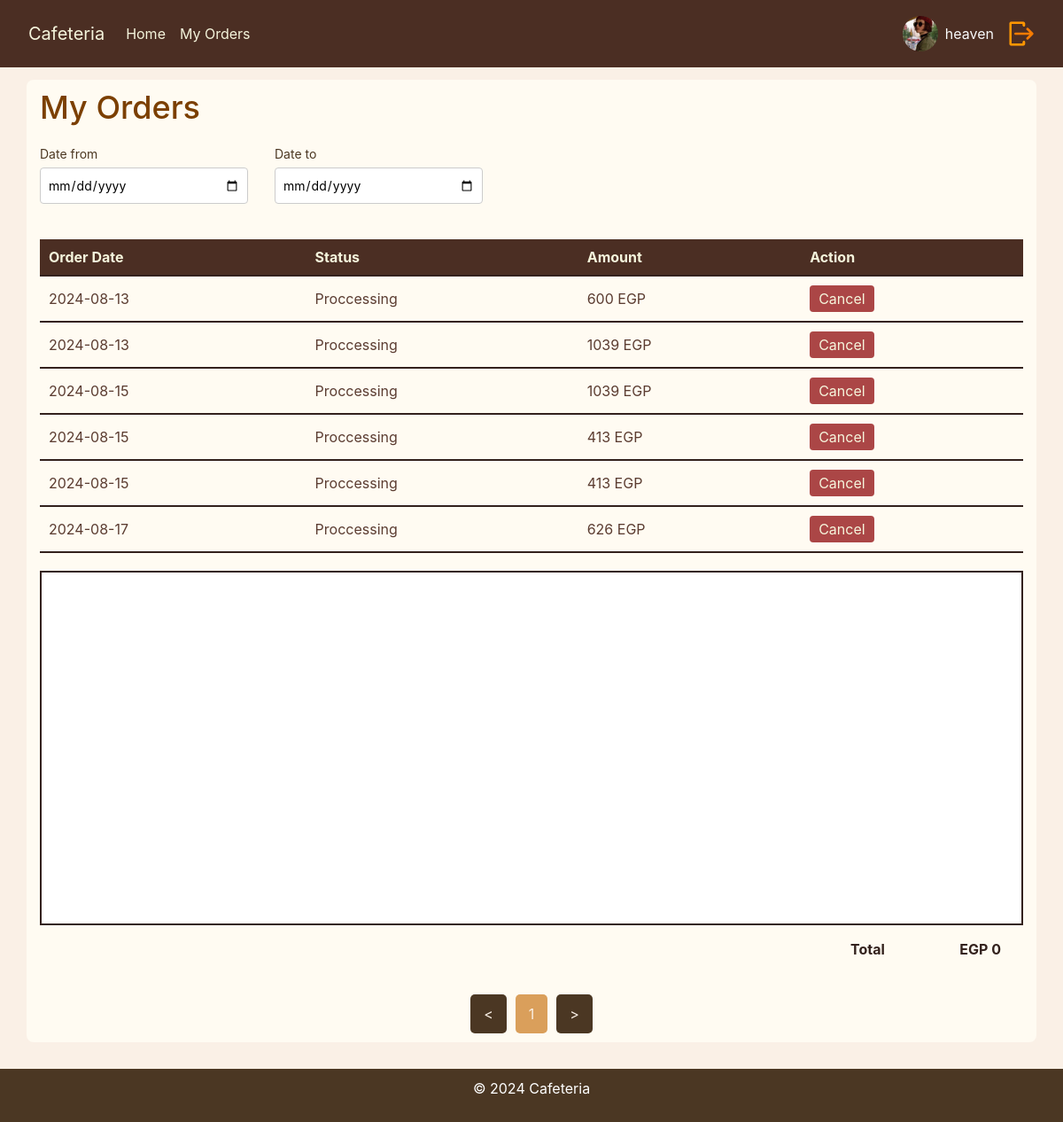
/my_orders.php (signed in), run on the app's committed database.
### tables this page shows
CREATE TABLE `users` (
  `id` int(11) NOT NULL,
  `name` text NOT NULL,
  `email` varchar(100) NOT NULL,
  `password` varchar(100) NOT NULL,
  `room_id` int(11) NOT NULL,
  `ext` int(11) NOT NULL,
  `image` text NOT NULL,
  `perm_id` int(11) NOT NULL
);

CREATE TABLE `orders` (
  `id` int(11) NOT NULL,
  `user_id` int(11) NOT NULL,
  `date` date NOT NULL,
  `room` int(11) NOT NULL,
  `ext` text NOT NULL,
  `comment` text NOT NULL,
  `total` int(11) NOT NULL,
  `status` int(11) NOT NULL
);

CREATE TABLE `order_status` (
  `id` int(11) NOT NULL,
  `name` text NOT NULL
);

### functions/db_class.php (called while the page is built, shortened)
<?php
class Database
{
    private $conn;
    public function connect($host, $username, $password, $dbname)
    {
        $dsn = "mysql:host=$host;dbname=$dbname;charset=utf8mb4";
        try {
            $this->conn = new PDO($dsn, $username, $password);
            $this->conn->setAttribute(PDO::ATTR_ERRMODE, PDO::ERRMODE_EXCEPTION);
        } catch (PDOException $e) {
            echo "Connection failed: " . $e->getMessage();
        }
    }
    public function getRow($table, $field, $value)
    {
        $sql = "SELECT * FROM $table WHERE $field = ?";
        $stmt = $this->conn->prepare($sql);
        $stmt->execute([$value]);
        return $stmt->fetch(PDO::FETCH_ASSOC);
    }
    public function getAll($table, $field, $value)
    {
        $sql = "SELECT * FROM $table WHERE $field = ?";
        $stmt = $this->conn->prepare($sql);
        $stmt->execute([$value]);
        return $stmt->fetchAll(PDO::FETCH_ASSOC);
    }
}

### my_orders.php (the view, shortened to what this page needs)
<?php
include 'design/header.php';
$user_id = $_SESSION['id'];
$date_from = isset($_GET['date_from']) ? $_GET['date_from'] : null;
$date_to = isset($_GET['date_to']) ? $_GET['date_to'] : null;
if ($date_from && $date_to) {
    $query = "SELECT * FROM orders WHERE user_id = ? AND date >= ? AND date <= ?";
    $orders = $db->getRows($query, [$user_id, $date_from, $date_to]);
} else {
    $orders = $db->getAll('orders', 'user_id', $user_id);
}
?>
<!DOCTYPE html>
<html lang="en">
<head>
    <link rel="stylesheet" href="css/myorders.css">
    <link rel="stylesheet" href="https://stackpath.bootstrapcdn.com/bootstrap/4.5.2/css/bootstrap.min.css">
    <link rel="stylesheet" href="css/header.css">
    <link rel="stylesheet" href="css/footer.css">
</head>
<body>
    <div class="container">
        <main>
            <h1>My Orders</h1>
            <div class="filter-section">
                <form method="GET" action="" id="filter-form">
                    <div class="date-picker">
                        <label for="date-from">Date from</label>
                        <input type="date" id="date-from" name="date_from" value="<?php echo htmlspecialchars($date_from); ?>">
                    </div>
                    <div class="date-picker">
                        <label for="date-to">Date to</label>
                        <input type="date" id="date-to" name="date_to" value="<?php echo htmlspecialchars($date_to); ?>">
                    </div>
                </form>
            </div>
            <table class="order-table">
                <thead>
                    <tr>
                        <th>Order Date</th>
                        <th>Status</th>
                        <th>Amount</th>
                        <th>Action</th>
                    </tr>
                </thead>
                <tbody id="order-list">
                    <?php if (!empty($orders)) :
                        foreach ($orders as $order) {
                            $status_name = $db->getRow('order_status', 'id', $order['status']);
                            ?>
                            <tr class="order-row" data-order-id="<?php echo $order['id']; ?>" data-total="<?php echo $order['total']; ?>">
                                <td><?php echo $order['date']; ?></td>
                                <td><?php echo $status_name['name']; ?></td>
                                <td><?php echo $order['total']; ?> EGP</td>
                                <td>
                                    <?php if ($order['status'] == '1') : ?>
                                        <button class="cancel-btn" data-order-id="<?php echo $order['id']; ?>">Cancel</button>
                                    <?php endif; ?>
                                </td>
                            </tr>
                        <?php } ?>
                    <?php else : ?>
                        <tr>
                            <td colspan="4">No orders found.</td>
                        </tr>
                    <?php endif; ?>
                </tbody>
            </table>
            <div id="order-items-container">
            </div>
            <div class="total">
                <span>Total</span>
                <span id="total-price">EGP 0</span>
            </div>
            <div class="pagination mt-4">
                <button class="prev-page">&lt;</button>
                <span class="page-number">1</span>
                <button class="next-page">&gt;</button>
            </div>
        </main>
    </div>
    <?php
    require "design/footer.php";
    ?>
</body>
</html>

### design/header.php (shortened to what this page needs)
<?php
require "functions/connect.php";
require "functions/db_class.php";
if (isset($_SESSION['login'])) {
    $db = new Database();
    $db->connect($db_host, $db_user, $db_pass, $db_name);
    $table = 'users';
    $field = 'id';
    $id = $_SESSION['id'];
    $data = $db->getRow($table, $field, $id);
} else {
    session_destroy();
    header("Location: login.php");
}
?>
<header>
    <nav class="navbar navbar-expand-lg navbar-dark">
        <a class="navbar-brand mx-3" href="home.php">Cafeteria</a>
        <div class="collapse navbar-collapse" id="navbarNav">
            <ul class="navbar-nav mr-auto">
                <li class="nav-item"><a class="nav-link" href="home.php">Home</a></li>
                <li class="nav-item"><a class="nav-link" href="my_orders.php">My Orders</a></li>
            </ul>
            <div class="navbar-nav ml-auto">
                <div class="d-flex align-items-center">
                    <img src="<?php echo $data['image'] ?>" alt="User Photo" class="rounded-circle" width="40" height="40">
                    <span class="ml-2 text-light"><?php echo $data['name']; ?></span>
                    <a class="  mx-3 " href="functions/logout.php"><img class="logout" src="images/logout.png" alt=""></a>
                </div>
            </div>
        </div>
    </nav>
</header>

### css/myorders.css (style rules this page uses)
.container { width: 90%; max-width: 1200px; margin: 0 auto; background-color: #fffbf2; padding: 10px; border-radius: 8px; }
main h1 { font-size: 36px; color: #33211d; margin-bottom: 20px; text-decoration: solid 2px; }
.filter-section { width: 500px; display: flex; justify-content: space-between; margin-bottom: 20px; gap: 40px; }
#filter-form { width: 500px; display: flex; justify-content: space-between; margin-bottom: 20px; gap: 30px; }
.date-picker { flex: 1; }
.date-picker label { font-size: 14px; color: #4b3723; margin-bottom: 5px; }
input[type="date"] { padding: 8px; font-size: 14px; border: 1px solid #ccc; border-radius: 4px; width: 100%; }
.order-table { width: 100%; border-collapse: collapse; }
.order-table td { text-align: left; padding: 10px; border-bottom: 2px solid #33211d; color: #5b3c31; }
.order-table th { background-color: #4b2e23; color: #f5f5dc; text-align: left; padding: 10px; border-bottom: 2px solid #33211d; }
.cancel-btn { padding: 5px 10px; background-color: #ab4646 !important; color: #f5f5dc; border: none; border-radius: 4px; cursor: pointer; }
#order-items-container { display: flex; flex-wrap: wrap; gap: 20px; justify-content: center; align-items: center; margin-top: 20px; border: 2px solid #33211d; height: 400px; background-color: white; }
.pagination { display: flex; justify-content: center; align-items: center; margin-top: 20px; }
.next-page, .prev-page { background-color:#4b3723 !important; }
.pagination button, .pagination .page-number { background-color: #77815c; color: #faf0e6; border: none; padding: 10px 15px; margin: 0 5px; font-size: 16px; cursor: pointer; border-radius: 5px; }
.pagination .page-number { background-color: #da9f5b; cursor: default; }
.total { display: flex; justify-content: space-between; width: 200px; margin: 0px; margin-left: 900px; font-weight: bold; padding: 15px; border-radius: 8px; color: #33211d; }

### css/header.css (style rules this page uses)
body { position: relative; padding-top: 90px !important; padding-bottom: 90px !important; background-color: #faf0e6; }
header { background-color: #4b2e23; color: #f5f5dc; padding: 10px 0; position: fixed; top: 0; width: 100%; z-index: 1000; }
.navbar-nav .nav-link { color: #f5f5dc !important; }
.navbar-nav.ml-auto { margin-left: auto; }
.navbar-nav .d-flex { align-items: center; }
.navbar-nav img { vertical-align: middle; }
.navbar-nav span { margin-left: 10px; font-size: 1rem; }
.navbar-dark .navbar-brand { color: #f5f5dc; }
h1, h2, h3, .h1, .h2, .h3 { color: #7b3f00 !important; }
th { background-color: #4b2e23 !important; color: #f5f5dc !important; text-align: left !important; padding: 10px !important; border-bottom: 2px solid #33211d !important; }
td { text-align: left !important; padding: 10px !important; border-bottom: 2px solid #33211d !important; color: #5b3c31 !important; }
.logout { width: 30px; height: 30px; }

### data on the page
users: image (picture), name "heaven"
orders: date "2024-08-13", status.name "Proccessing", total "600"
orders: date "2024-08-13", status.name "Proccessing", total "1039"
orders: date "2024-08-15", status.name "Proccessing", total "1039"
orders: date "2024-08-15", status.name "Proccessing", total "413"
orders: date "2024-08-15", status.name "Proccessing", total "413"
orders: date "2024-08-17", status.name "Proccessing", total "626"
